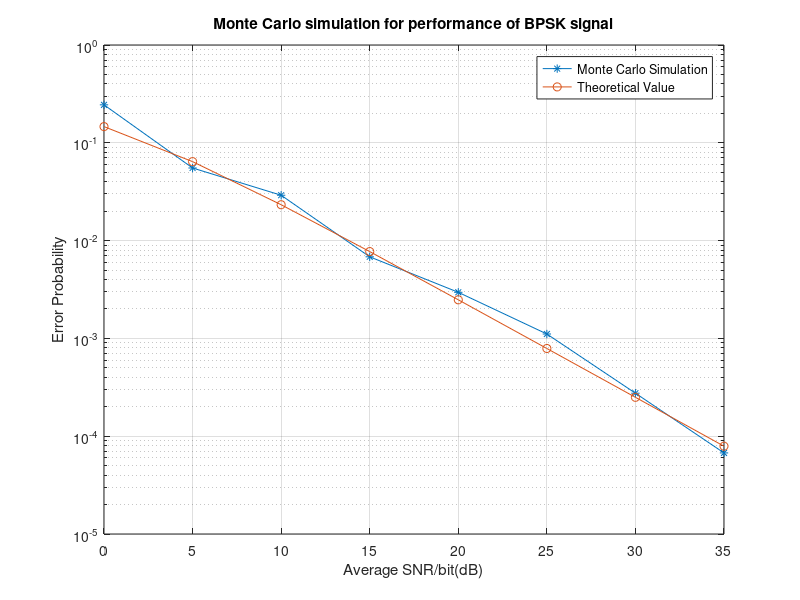

Source code (MATLAB):
%Monte-Carlo Simulation
Eb=1;
EbN0_db=0:5:35;
No_over_2=Eb*10.^(-EbN0_db/10);
sigma=1;
var=sigma^2;
BER=zeros(1,length(EbN0_db));
for i=1:length(EbN0_db)
    no_error=0;
    no_bits=0;
    while no_error<=10
        u=rand;
        alpha=sigma*sqrt(-2*log(u));
        noise=sqrt(No_over_2(i))*randn;
        y=alpha*sqrt(Eb)+noise;
        if y<=0
            y_d=1;
        else
            y_d=0;
        end
        no_bits=no_bits+1;
        no_error=no_error+y_d;
    end
    BER(i)=no_error/no_bits;
end
rho_b=Eb./No_over_2*var;
P2=(1/2)*(1-sqrt(rho_b./(rho_b+1)));
semilogy(EbN0_db,BER,'-*',EbN0_db,P2,'-o');
title("Monte Carlo simulation for performance of BPSK signal");
xlabel("Average SNR/bit(dB)");
ylabel("Error Probability");
legend('Monte Carlo Simulation','Theoretical Value');
grid on;